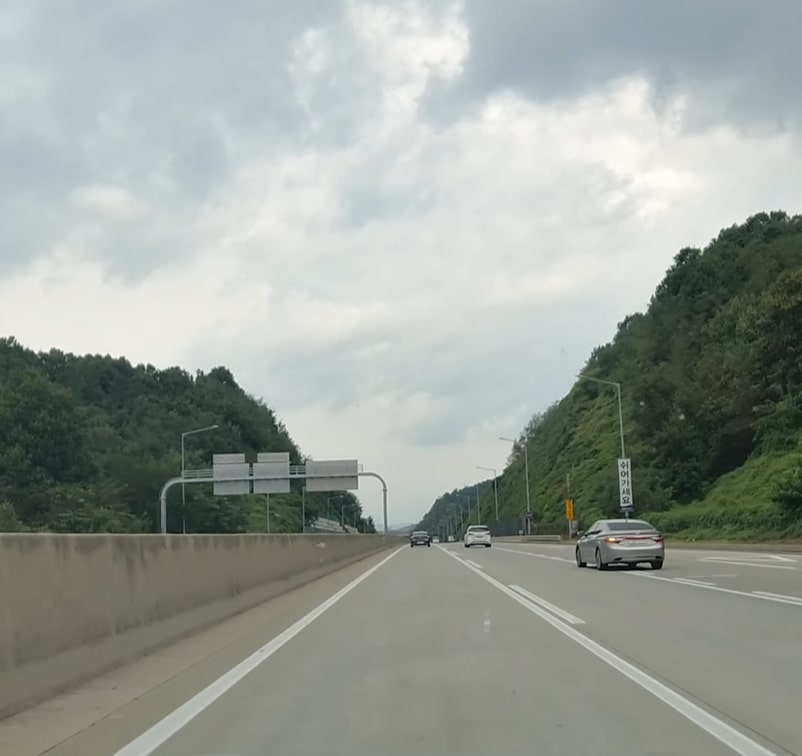
#> input picture new Drive/lane.jpg, 802 x 756 px
$ python road.py
#> lines starting #> are read from the running program, lines starting #| are printed output that depends on the picture; after the words box and inside, x2 and y2 are one past the last pixel; in counts of white or black regions, pixels touching at a corner belong together
import cv2
import numpy as np
import math
import logging

class JdOpencvLaneDetect(object):
    def __init__(self):
        self.curr_steering_angle = 90

    def detect_edges(self, frame):
        hsv = cv2.cvtColor(frame, cv2.COLOR_BGR2HSV)
        lower_red1 = np.array([0, 50, 50])
        upper_red1 = np.array([40, 255, 255])
        mask1 = cv2.inRange(hsv, lower_red1, upper_red1)
        lower_red2 = np.array([160, 50, 50])
        upper_red2 = np.array([180, 255, 255])
        mask2 = cv2.inRange(hsv, lower_red2, upper_red2)
        mask = mask1 + mask2
        edges = cv2.Canny(mask, 200, 400)
        return edges

    def region_of_interest(self, canny):
        height, width = canny.shape
        mask = np.zeros_like(canny)
        polygon = np.array([[
            (0, height*(1/2)),
            (width, height*(1/2)),
            (width, height),
            (0, height),
        ]], np.int32)
        cv2.fillPoly(mask, polygon, 255)
        masked_image = cv2.bitwise_and(canny, mask)
        return masked_image

    def detect_line_segments(self, cropped_edges):
        rho = 1
        angle = np.pi / 180
        min_threshold = 10
        line_segments = cv2.HoughLinesP(cropped_edges, rho, angle, min_threshold, np.array([]), minLineLength=15, maxLineGap=4)
        return line_segments

    def average_slope_intercept(self, frame, line_segments):
        lane_lines = []
        if line_segments is None:
            logging.info('No line_segment segments detected')
            return lane_lines

        height, width, _ = frame.shape
        left_fit = []
        right_fit = []

        boundary = 1/3
        left_region_boundary = width * (1 - boundary)
        right_region_boundary = width * boundary

        for line_segment in line_segments:
            for x1, y1, x2, y2 in line_segment:
                if x1 == x2:
                    logging.info('skipping vertical line segment (slope=inf): %s' % line_segment)
                    continue
                fit = np.polyfit((x1, x2), (y1, y2), 1)
                slope = fit[0]
                intercept = fit[1]
                if slope < 0:
                    if x1 < left_region_boundary and x2 < left_region_boundary:
                        if slope < -0.75:
                            left_fit.append((slope, intercept))
                else:
                    if x1 > right_region_boundary and x2 > right_region_boundary:
                        if slope > 0.75:
                            right_fit.append((slope, intercept))

        left_fit_average = np.average(left_fit, axis=0)
        if len(left_fit) > 0:
            lane_lines.append(self.make_points(frame, left_fit_average))

        right_fit_average = np.average(right_fit, axis=0)
        if len(right_fit) > 0:
            lane_lines.append(self.make_points(frame, right_fit_average))

        return lane_lines

    def make_points(self, frame, line):
        slope, intercept = line
        y1 = int(frame.shape[0])# bottom of the frame
        y2 = int(y1*3/5)         # slightly lower than the middle
        x1 = int((y1 - intercept)/slope)
        x2 = int((y2 - intercept)/slope)
        return [[x1, y1, x2, y2]]

    # insert the provided functions here

    def process(self, frame):
        edges = self.detect_edges(frame)
        cropped_edges = self.region_of_interest(edges)
        line_segments = self.detect_line_segments(cropped_edges)
        lane_lines = self.average_slope_intercept(frame, line_segments)
        steering_angle = self.compute_steering_angle(frame, lane_lines)
        final_frame = self.display_lines(frame, lane_lines)
        return steering_angle, final_frame

if __name__ == "__main__":
    lane_detector = JdOpencvLaneDetect()
    frame = cv2.imread("lane.jpg")
#> frame is the input picture: shape (756, 802, 3); mean B, G, R 153.1, 159.6, 153.4
    steering_angle, final_frame = lane_detector.process(frame)
#> in detect_edges, `hsv = cv2.cvtColor(frame, cv2.COLOR_BGR2HSV)`: hsv: shape (756, 802, 3); mean H, S, V 59.4, 26, 160.6
#> in detect_edges, `mask1 = cv2.inRange(hsv, lower_red1, upper_red1)`:
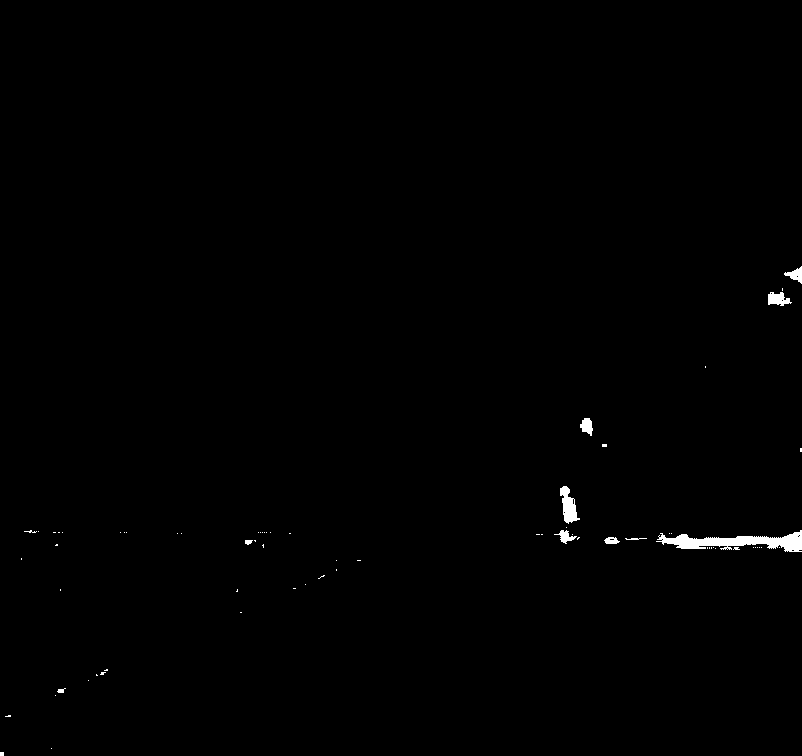
#> mask1: shape (756, 802); 0.48% white; 71 white regions (61 under 20 px), largest, box (x1, y1, x2, y2) and area: (656, 530, 802, 552) 1498, (560, 486, 580, 524) 406, (768, 292, 792, 306) 219
#> in detect_edges, `mask2 = cv2.inRange(hsv, lower_red2, upper_red2)`:
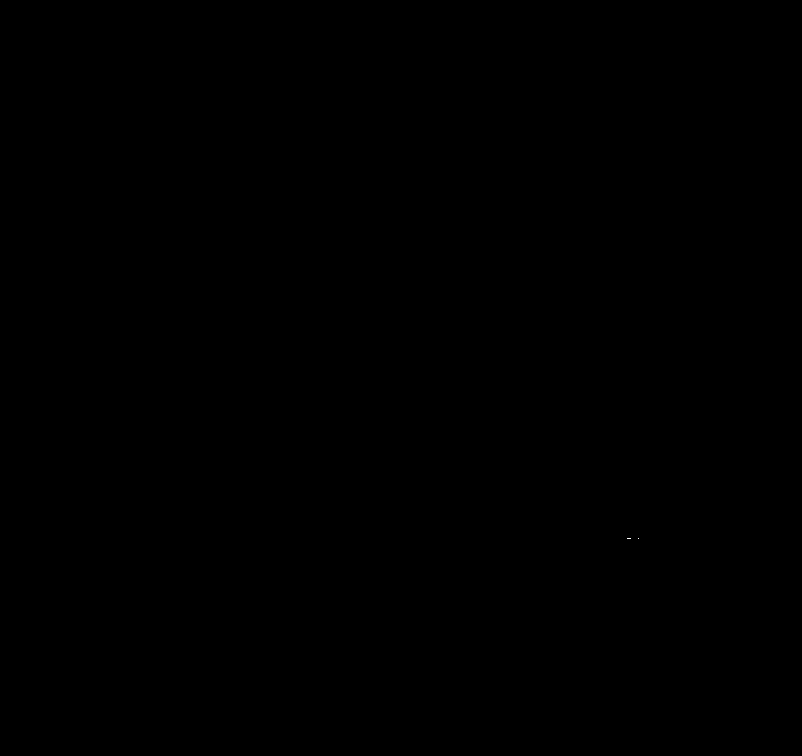
#> mask2: shape (756, 802); 0% white in thin lines or dots, all inside (x1, y1, x2, y2) = (627, 538, 639, 539)
#> in detect_edges, `edges = cv2.Canny(mask, 200, 400)`:
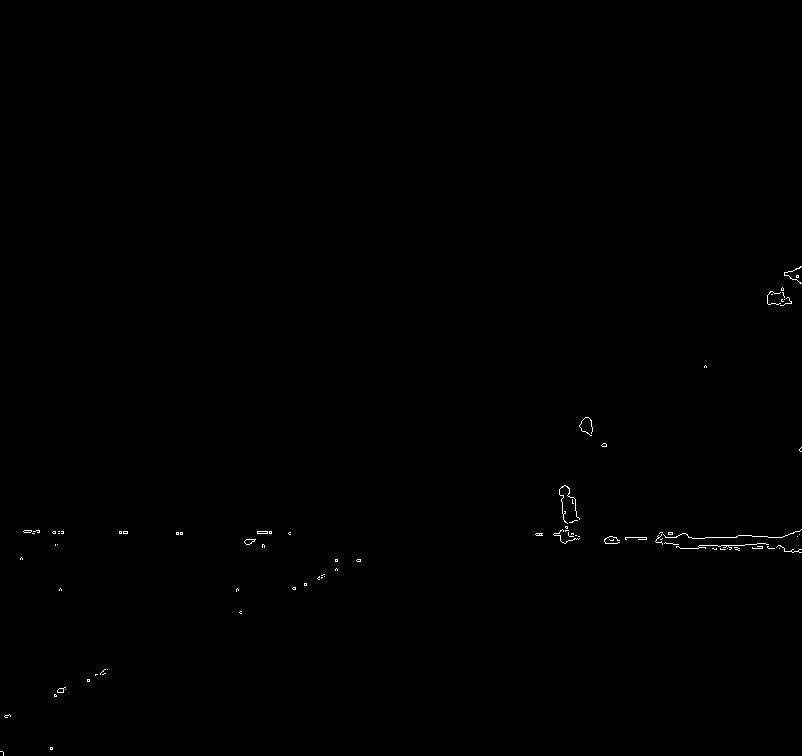
#> edges: shape (756, 802); 0.2% white in thin lines or dots, all inside (x1, y1, x2, y2) = (0, 266, 802, 756)
#> in region_of_interest, `cv2.fillPoly(mask, polygon, 255)`:
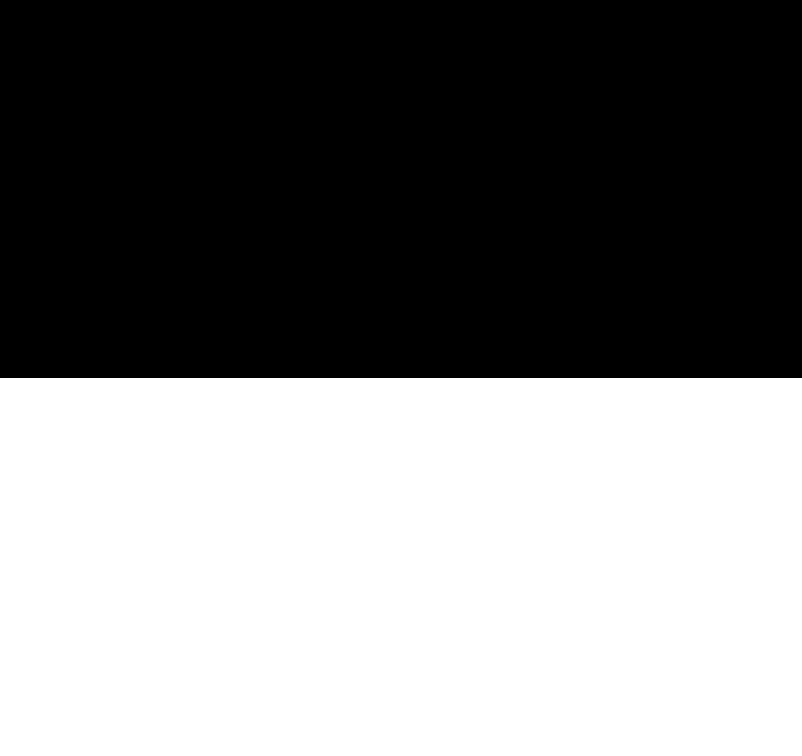
#> mask: shape (756, 802); 50% white; 1 white region, box (x1, y1, x2, y2) and area: (0, 378, 802, 756) 303156
#> in region_of_interest, `masked_image = cv2.bitwise_and(canny, mask)`: masked_image: shape (756, 802); 0.18% white in thin lines or dots, all inside (x1, y1, x2, y2) = (0, 417, 802, 756)
#> in detect_line_segments, `line_segments = cv2.HoughLinesP(cropped_edges, rho, angle, min_thresho..`: line_segments = [[705, 537, 736, 537], [768, 548, 784, 548], [706, 545, 744, 545], [680, 548, 698, 548], [784, 551, 801, 552], [752, 536, 767, 536], [625, 537, 646, 537], [604, 539, 619, 540], [24, 530, 39, 530], [718, 546, 737, 547], [559, 489, 562, 504]]
#> the loop in average_slope_intercept, `for line_segment in line_segments:` made 11 passes
#> after the loop in average_slope_intercept, `for line_segment in line_segments:`: left_fit = []; right_fit = [(5, -2306)]
#> in average_slope_intercept, `left_fit_average = np.average(left_fit, axis=0)`: left_fit_average = nan
#> in average_slope_intercept, `right_fit_average = np.average(right_fit, axis=0)`: right_fit_average = [5, -2306]
#> in make_points, `slope, intercept = line`: slope = 5; intercept = -2306
#> in make_points, `x1 = int((y1 - intercept)/slope)`: x1 = 612
#> in make_points, `x2 = int((y2 - intercept)/slope)`: x2 = 551
#> in process, `lane_lines = self.average_slope_intercept(frame, line_segments)`: lane_lines = [[[612, 756, 551, 453]]]
#> (the run stopped early here; a loop or call above may not have finished)
